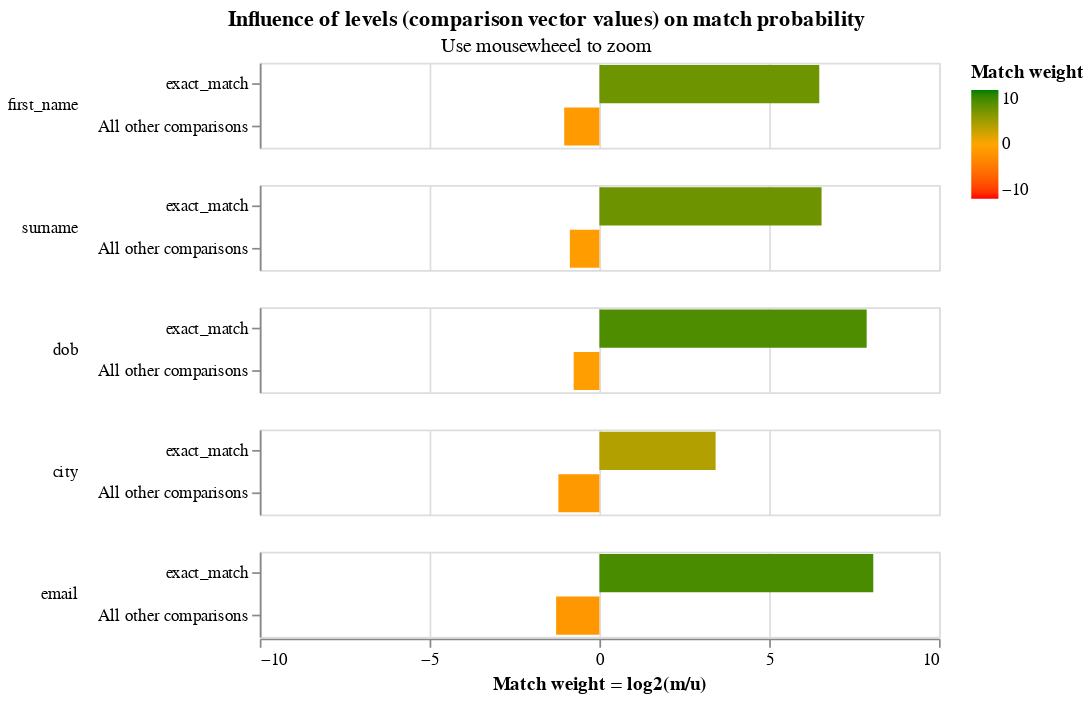

Notebook code for this chart:
### Markdown cell above
The final match weights can be viewed in the match weights chart:

### Code cell
linker.settings_obj.match_weights_chart()

### Figure 1 — Vega-Lite specification as saved in the notebook (floating-point values rounded to 4 significant figures)
{"config": {"view": {"width": 400, "height": 50}, "mark": {"tooltip": null}, "title": {"anchor": "middle"}, "header": {"title": null}}, "data": {"values": [{"comparison_name": "first_name", "sql_condition": "first_name_l = first_name_r", "label_for_charts": "exact_match", "m_probability": 0.5152, "u_probability": 0.005794, "m_probability_description": "Amongst truly matching record comparisons, 51.52% of records are in the exact_match comparison level", "u_probability_description": "Amongst truly non-matching record comparisons, 0.58% of records are in the exact_match comparison level", "has_tf_adjustments": false, "tf_adjustment_column": null, "tf_adjustment_weight": 1.0, "is_null_level": false, "bayes_factor": 88.92, "log2_bayes_factor": 6.474, "comparison_vector_value": 1, "max_comparison_vector_value": 1, "bayes_factor_description": "If comparison level is `exact_match` then comparison is 88.92 times more likely to be a match", "proportion_of_matches": 0.01823, "comparison_sort_order": 0}, {"comparison_name": "first_name", "sql_condition": "ELSE", "label_for_charts": "All other comparisons", "m_probability": 0.4848, "u_probability": 0.9942, "m_probability_description": "Amongst truly matching record comparisons, 48.48% of records are in the all other comparisons comparison level", "u_probability_description": "Amongst truly non-matching record comparisons, 99.42% of records are in the all other comparisons comparison level", "has_tf_adjustments": false, "tf_adjustment_column": null, "tf_adjustment_weight": 1.0, "is_null_level": false, "bayes_factor": 0.4876, "log2_bayes_factor": -1.036, "comparison_vector_value": 0, "max_comparison_vector_value": 1, "bayes_factor_description": "If comparison level is `all other comparisons` then comparison is  2.05 times less likely to be a match", "proportion_of_matches": 0.01823, "comparison_sort_order": 0}, {"comparison_name": "surname", "sql_condition": "surname_l = surname_r", "label_for_charts": "exact_match", "m_probability": 0.4556, "u_probability": 0.00489, "m_probability_description": "Amongst truly matching record comparisons, 45.56% of records are in the exact_match comparison level", "u_probability_description": "Amongst truly non-matching record comparisons, 0.49% of records are in the exact_match comparison level", "has_tf_adjustments": false, "tf_adjustment_column": null, "tf_adjustment_weight": 1.0, "is_null_level": false, "bayes_factor": 93.17, "log2_bayes_factor": 6.542, "comparison_vector_value": 1, "max_comparison_vector_value": 1, "bayes_factor_description": "If comparison level is `exact_match` then comparison is 93.17 times more likely to be a match", "proportion_of_matches": 0.01823, "comparison_sort_order": 1}, {"comparison_name": "surname", "sql_condition": "ELSE", "label_for_charts": "All other comparisons", "m_probability": 0.5444, "u_probability": 0.9951, "m_probability_description": "Amongst truly matching record comparisons, 54.44% of records are in the all other comparisons comparison level", "u_probability_description": "Amongst truly non-matching record comparisons, 99.51% of records are in the all other comparisons comparison level", "has_tf_adjustments": false, "tf_adjustment_column": null, "tf_adjustment_weight": 1.0, "is_null_level": false, "bayes_factor": 0.5471, "log2_bayes_factor": -0.8702, "comparison_vector_value": 0, "max_comparison_vector_value": 1, "bayes_factor_description": "If comparison level is `all other comparisons` then comparison is  1.83 times less likely to be a match", "proportion_of_matches": 0.01823, "comparison_sort_order": 1}, {"comparison_name": "dob", "sql_condition": "dob_l = dob_r", "label_for_charts": "exact_match", "m_probability": 0.409, "u_probability": 0.001748, "m_probability_description": "Amongst truly matching record comparisons, 40.90% of records are in the exact_match comparison level", "u_probability_description": "Amongst truly non-matching record comparisons, 0.17% of records are in the exact_match comparison level", "has_tf_adjustments": false, "tf_adjustment_column": null, "tf_adjustment_weight": 1.0, "is_null_level": false, "bayes_factor": 234.0, "log2_bayes_factor": 7.871, "comparison_vector_value": 1, "max_comparison_vector_value": 1, "bayes_factor_description": "If comparison level is `exact_match` then comparison is 234.03 times more likely to be a match", "proportion_of_matches": 0.01823, "comparison_sort_order": 2}, {"comparison_name": "dob", "sql_condition": "ELSE", "label_for_charts": "All other comparisons", "m_probability": 0.591, "u_probability": 0.9983, "m_probability_description": "Amongst truly matching record comparisons, 59.10% of records are in the all other comparisons comparison level", "u_probability_description": "Amongst truly non-matching record comparisons, 99.83% of records are in the all other comparisons comparison level", "has_tf_adjustments": false, "tf_adjustment_column": null, "tf_adjustment_weight": 1.0, "is_null_level": false, "bayes_factor": 0.592, "log2_bayes_factor": -0.7563, "comparison_vector_value": 0, "max_comparison_vector_value": 1, "bayes_factor_description": "If comparison level is `all other comparisons` then comparison is  1.69 times less likely to be a match", "proportion_of_matches": 0.01823, "comparison_sort_order": 2}, {"comparison_name": "city", "sql_condition": "city_l = city_r", "label_for_charts": "exact_match", "m_probability": 0.5911, "u_probability": 0.05515, "m_probability_description": "Amongst truly matching record comparisons, 59.11% of records are in the exact_match comparison level", "u_probability_description": "Amongst truly non-matching record comparisons, 5.51% of records are in the exact_match comparison level", "has_tf_adjustments": true, "tf_adjustment_column": "city", "tf_adjustment_weight": 1.0, "is_null_level": false, "bayes_factor": 10.72, "log2_bayes_factor": 3.422, "comparison_vector_value": 1, "max_comparison_vector_value": 1, "bayes_factor_description": "If comparison level is `exact_match` then comparison is 10.72 times more likely to be a match", "proportion_of_matches": 0.01823, "comparison_sort_order": 3}, {"comparison_name": "city", "sql_condition": "ELSE", "label_for_charts": "All other comparisons", "m_probability": 0.4089, "u_probability": 0.9449, "m_probability_description": "Amongst truly matching record comparisons, 40.89% of records are in the all other comparisons comparison level", "u_probability_description": "Amongst truly non-matching record comparisons, 94.49% of records are in the all other comparisons comparison level", "has_tf_adjustments": false, "tf_adjustment_column": null, "tf_adjustment_weight": 1.0, "is_null_level": false, "bayes_factor": 0.4327, "log2_bayes_factor": -1.208, "comparison_vector_value": 0, "max_comparison_vector_value": 1, "bayes_factor_description": "If comparison level is `all other comparisons` then comparison is  2.31 times less likely to be a match", "proportion_of_matches": 0.01823, "comparison_sort_order": 3}, {"comparison_name": "email", "sql_condition": "email_l = email_r", "label_for_charts": "exact_match", "m_probability": 0.5873, "u_probability": 0.002194, "m_probability_description": "Amongst truly matching record comparisons, 58.73% of records are in the exact_match comparison level", "u_probability_description": "Amongst truly non-matching record comparisons, 0.22% of records are in the exact_match comparison level", "has_tf_adjustments": false, "tf_adjustment_column": null, "tf_adjustment_weight": 1.0, "is_null_level": false, "bayes_factor": 267.7, "log2_bayes_factor": 8.064, "comparison_vector_value": 1, "max_comparison_vector_value": 1, "bayes_factor_description": "If comparison level is `exact_match` then comparison is 267.69 times more likely to be a match", "proportion_of_matches": 0.01823, "comparison_sort_order": 4}, {"comparison_name": "email", "sql_condition": "ELSE", "label_for_charts": "All other comparisons", "m_probability": 0.4127, "u_probability": 0.9978, "m_probability_description": "Amongst truly matching record comparisons, 41.27% of records are in the all other comparisons comparison level", "u_probability_description": "Amongst truly non-matching record comparisons, 99.78% of records are in the all other comparisons comparison level", "has_tf_adjustments": false, "tf_adjustment_column": null, "tf_adjustment_weight": 1.0, "is_null_level": false, "bayes_factor": 0.4136, "log2_bayes_factor": -1.274, "comparison_vector_value": 0, "max_comparison_vector_value": 1, "bayes_factor_description": "If comparison level is `all other comparisons` then comparison is  2.42 times less likely to be a match", "proportion_of_matches": 0.01823, "comparison_sort_order": 4}]}, "mark": {"type": "bar", "clip": true}, "selection": {"zoom_selector": {"type": "interval", "bind": "scales", "encodings": ["x"]}}, "encoding": {"color": {"type": "quantitative", "field": "log2_bayes_factor", "title": "Match weight", "scale": {"range": ["red", "orange", "green"], "domain": [-10, 0, 10]}}, "row": {"type": "nominal", "field": "comparison_name", "sort": {"field": "comparison_sort_order"}, "header": {"labelAngle": 0, "labelAnchor": "middle", "labelAlign": "left"}}, "tooltip": [{"type": "nominal", "field": "comparison_name", "title": "Comparison name"}, {"type": "ordinal", "field": "label_for_charts", "title": "Label"}, {"type": "nominal", "field": "sql_condition", "title": "SQL condition"}, {"type": "quantitative", "field": "m_probability", "format": ".4f", "title": "M probability"}, {"type": "quantitative", "field": "u_probability", "format": ".4f", "title": "U probability"}, {"type": "quantitative", "field": "bayes_factor", "title": "Bayes factor = m/u", "format": ",.4f"}, {"type": "quantitative", "field": "log2_bayes_factor", "title": "Match weight = log2(m/u)", "format": ",.4f"}, {"type": "nominal", "field": "bayes_factor_description", "title": "Match weight description"}], "x": {"type": "quantitative", "axis": {"title": "Match weight = log2(m/u)", "values": [-10, -5, 0, 5, 10]}, "field": "log2_bayes_factor", "scale": {"domain": [-10, 10]}}, "y": {"type": "nominal", "field": "label_for_charts", "axis": {"title": null}, "sort": {"field": "comparison_vector_value", "order": "descending"}}}, "resolve": {"scale": {"y": "independent"}}, "title": {"text": "Influence of levels (comparison vector values) on match probability", "subtitle": "Use mousewheeel to zoom"}, "$schema": "https://vega.github.io/schema/vega-lite/v4.json"}
